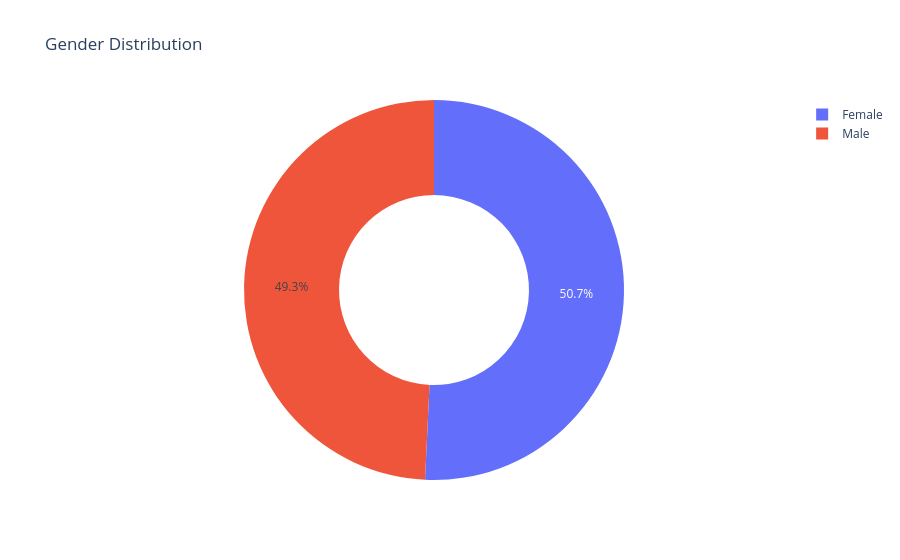

The notebook cell this image was saved under:
### Code cell
fig = px.pie(age_distribution,names='Gender',values='count',title='Gender Distribution',hole=0.5)
fig.show()

### Figure 1 — Plotly figure (JSON) as saved in the notebook; plotly's stock layout.template omitted (floating-point values rounded to 4 significant figures)
{"data": [{"domain": {"x": [0, 1], "y": [0, 1]}, "hole": 0.5, "hovertemplate": "Gender=%{label}<br>count=%{value}<extra></extra>", "labels": ["Female", "Male"], "legendgroup": "", "name": "", "showlegend": true, "type": "pie", "values": [5075, 4925]}], "layout": {"legend": {"tracegroupgap": 0}, "title": {"text": "Gender Distribution"}}}
